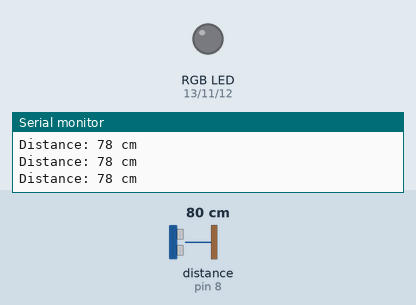
Simulated run of this sketch. Board: Arduino Uno, built with avr-gcc and run on an emulated ATmega328P. On the bench: an RGB LED mixed from three pins (HIGH = lit), the last lines printed to the serial monitor. Wiring (inferred from the names in the program): ultrasonic range finder: trigger pin 9; echo pin 8. Inputs (shaded band) come from the test bench; at power-on: distance to the obstacle (sensor on pin 8) 80 cm. The echo pulse lasts 58.3 µs per cm; pins used as bus, display or sensor lines are not drawn.

Above: at 1.4 s.
1.5 s: distance to the obstacle (sensor on pin 8) set to 44 cm
3.0 s: distance to the obstacle (sensor on pin 8) set to 37 cm
At 3.9 s:
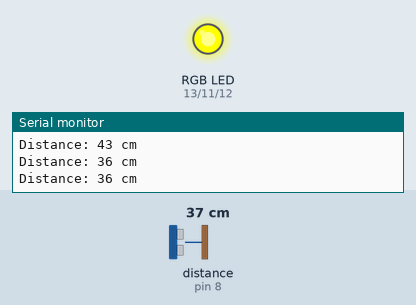
4.5 s: distance to the obstacle (sensor on pin 8) set to 27 cm
At 5.6 s:
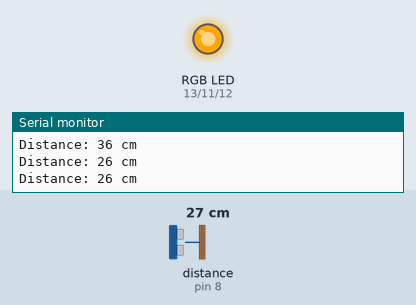
6.3 s: distance to the obstacle (sensor on pin 8) set to 23 cm
7.8 s: distance to the obstacle (sensor on pin 8) set to 18 cm
At 8.3 s:
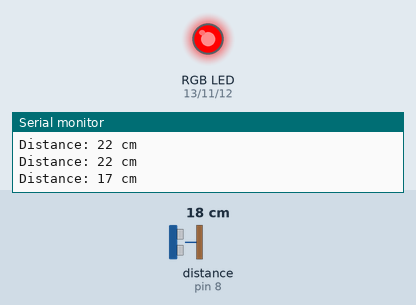
9.3 s: distance to the obstacle (sensor on pin 8) set to 35 cm
At 11.0 s:
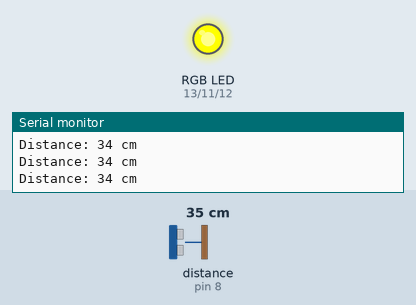
Timing chart, 0 to 12.1 s (numbered marks = the images above; inputs shaded):
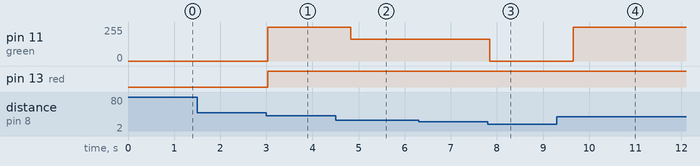

Measured:
- the behaviour switches between 41 and 40 cm on distance to the obstacle (sensor on pin 8) (found by bisection; images 0 and 1)
- the behaviour switches between 31 and 30 cm on distance to the obstacle (sensor on pin 8) (found by bisection; images 1 and 2)
- the behaviour switches between 21 and 20 cm on distance to the obstacle (sensor on pin 8) (found by bisection; images 2 and 3)
- after the input at 3.0 s, pin 11 (green): 0/255 → 255/255 at once; pin 13 (red): LOW → HIGH at once
- after the input at 4.5 s, pin 11 (green): 255/255 → 165/255 after 0.33 s
- after the input at 7.8 s, pin 11 (green): 165/255 → 0/255 after 0.05 s
- after the input at 9.3 s, pin 11 (green): 0/255 → 255/255 after 0.35 s

The sketch:

ejercicio10.ino
```cpp
#define echo 8
#define trigger 9
#define red 13
#define green 11
#define blue 12
int duration, cm;

void setup()
{
  Serial.begin(9600);
  pinMode(echo, INPUT);
  pinMode(trigger, OUTPUT);
  pinMode(red, OUTPUT);
  pinMode(green, OUTPUT);
  pinMode(blue, OUTPUT);
}

void loop()
{

  digitalWrite(trigger, LOW);
  delayMicroseconds(5);
  digitalWrite(trigger, HIGH);
  delayMicroseconds(10);
  digitalWrite(trigger, LOW);

  duration = pulseIn(echo, HIGH);

  // Calculating the distance
  cm = duration*0.034/2;
  Serial.print("Distance: ");
  Serial.print(cm);
  Serial.println(" cm");

  if(cm >= 0 && cm < 20) {
    analogWrite(red, 255);
    analogWrite(green, 0);
    analogWrite(blue, 0);
  }else if(cm >= 20 && cm < 30) {
    analogWrite(red, 255);
    analogWrite(green, 165);
    analogWrite(blue, 0);
  }else if(cm >= 30 && cm < 40) {
    analogWrite(red, 255);
    analogWrite(green, 255);
    analogWrite(blue, 0);
  }else{
    analogWrite(red, 0);
    analogWrite(green, 0);
    analogWrite(blue, 0);
  }

  delay(600);

}
```
